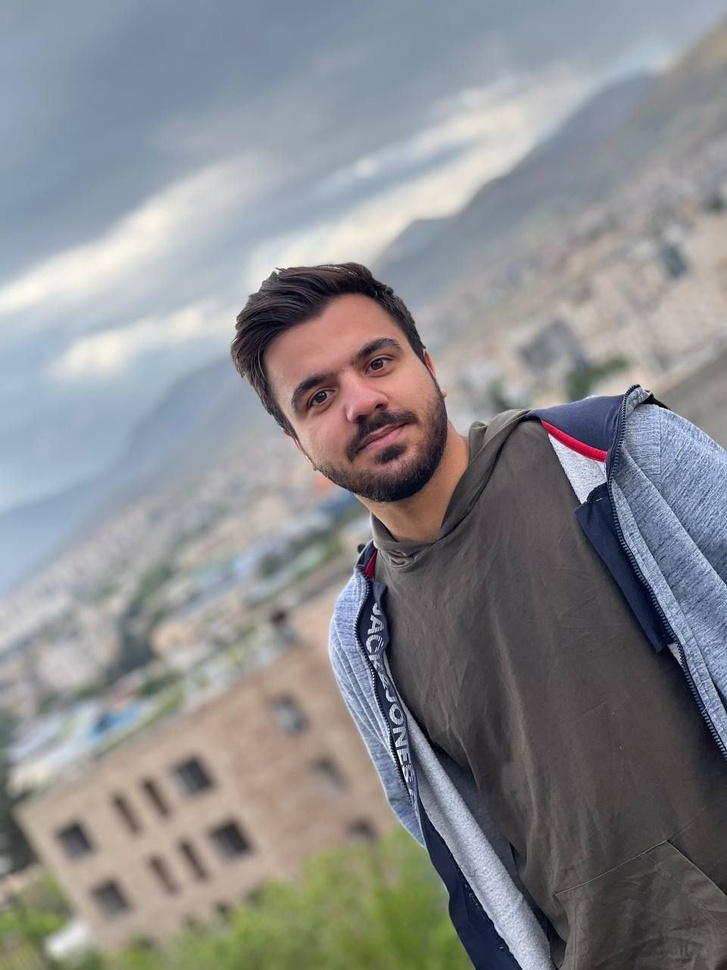
#> input picture 08-ComputerVision/HW1/Q2/input_image.jpg, 727 x 970 px, shrunk from 960 x 1280 before the run
$ jupyter execute Q2.ipynb
#> lines starting #> are read from the running program, lines starting #| are printed output that depends on the picture; after the words box and inside, x2 and y2 are one past the last pixel; in counts of white or black regions, pixels touching at a corner belong together
# <html>

<div style="background-image: linear-gradient(to left, rgb(255, 255, 255), rgb(138, 136, 136)); width: auto; margin: 10px;">


</div>

<div   style:"text-align: center; background-image: linear-gradient(to left, rgb(255, 255, 255), rgb( 219, 204, 245  ));width: 400px; height: 30px; ">
<h1 style="font-family: Georgia; color: black; text-align: center; ">Course: Computer Vision </h1>

</div>
    <div   style:"border: 3px solid green;text-align: center; ">
<h1 style="font-family: Georgia; color: black; text-align: center; ">Project1 - Q2 </h1>

</div>

   <div>
<h1 style="font-family: Georgia; color: black; text-align: center; font-size:15px;">Mohammad Amanlou- sid:810100084 </h1>

</div>


</html>

**Report on Exercise: Implementation with and without Libraries**

In this report, I have explored both approaches to implement the exercise. First, I completed the implementation using popular computer vision libraries such as OpenCV and Scikit-Image. Then, in order to earn additional credit, I implemented all exercises from scratch without using any pre-built libraries. In this section, I only utilized the NumPy and SciPy libraries and did not use any other libraries.

By doing so, my goal was to provide a comprehensive analysis of two different methods for solving problems related to computer vision.

# Library-Based Image Processing Implementation

## 📥 Project Overview

I started with an input image in JPG format. Using ImageIO, I loaded the image directly into Python. The goal was to:

- **Decompose** the image into three different color models by extracting individual color components.
- **Generate** additional image versions: a grayscale image and a binary image.
- **Compute** and plot histograms for both the grayscale image and the original RGB channels.
- **Smooth** the grayscale histogram using a moving average technique.
- **Perform** a Fourier Transform on the grayscale image.
- **Save** all output images as JPG files and display them for visual analysis.

Throughout the project, I leveraged powerful libraries to handle image I/O, color conversions, histogram computations, and Fourier analysis with minimal manual overhead. 😄💻

---

## 🔍 Step-by-Step Methodology

### 1. Image Loading and Preprocessing
- **Input Acquisition:**
  I used `imageio.imread("input_image.jpg")` to load the input image in its original JPG format.
- **Grayscale Conversion:**
  I manually converted the image to grayscale using the standard luminosity method by applying weights (0.2989, 0.5870, 0.1140) to the R, G, and B channels respectively. This is crucial for further processing like histogram analysis and Fourier transformation.
- **Binary Image Creation:**
  The grayscale image was thresholded at 127 to produce a binary (black and white) image, enabling me to observe high-contrast features.

### 2. Color Component Decomposition into 3 Models
I decomposed the image into the following three color representations:

- **RGB Model:**
  I extracted the Red, Green, and Blue channels individually. Each channel was saved as a grayscale image, which clearly shows the intensity distribution of that particular color component.
  - *Example:* The red channel image highlights how much red is present in different regions of the original image.

- **HSV Model:**
  I converted the image to the HSV color space using OpenCV's `cv2.cvtColor` function. This provided three new components:
  - **H (Hue):** Indicates the dominant color.
  - **S (Saturation):** Represents the vibrancy of the color.
  - **V (Value):** Reflects the brightness level.
  Saving these channels helps in understanding the color composition in terms of human-perceived attributes.

- **CMY Model:**
  Since CMY is the complementary color model, I computed these channels by subtracting the RGB components from 255. This model provides insight into the inverse color composition of the image.

All the extracted channels (R, G, B, H, S, V, C, M, Y) were saved as separate output images for further examination.

### 3. Histogram Analysis and Contrast Evaluation
- **Grayscale Histogram:**
  I computed the histogram of the grayscale image using NumPy’s histogram functions to count the frequency of pixel intensities (0–255). The plot shows how the pixel intensity values are distributed, which is a direct indicator of the image’s contrast.
  - **Analysis:**
    A well-contrasted image will have a histogram that is spread over a wide range of intensities, whereas a low-contrast image will have a histogram clustered around a narrow range of intensities.

- **RGB Histogram:**
  Histograms were also computed for each of the RGB channels. These overlaid histograms (red, green, and blue lines) help in understanding the color dynamics and balance.
  - **Analysis:**
    Comparing the RGB histogram with the grayscale histogram can reveal differences in contrast between the color and luminance representations.

- **Smoothed Grayscale Histogram:**
  To reduce noise and better visualize the underlying distribution, I smoothed the grayscale histogram using a moving average filter (kernel size of 5). This provides a clearer view of the major intensity trends in the image.
  - **Analysis:**
    The smoothed histogram allows for improved contrast analysis by reducing minor fluctuations.

### 4. Fourier Transform Analysis
- **Fourier Transformation:**
  I applied a 2D Fourier Transform to the grayscale image using NumPy's FFT functions. The result was shifted to center the zero frequency components and the magnitude was computed.
- **Visualization:**
  The magnitude spectrum was scaled and saved as an image.
  - **Analysis:**
    The Fourier spectrum helps in identifying periodic patterns and frequency components present in the image. High-frequency components indicate abrupt transitions (such as edges), and low-frequency components relate to the overall structure. This transform is particularly useful for analyzing texture and smooth transitions in the image.

### 5. Final Output and Visualization
- **Saving Outputs:**
  Every intermediate result (color-decomposed images, grayscale, binary, histograms, Fourier transform) was saved as a JPG file in the designated output folder.
- **Display:**
  Finally, using Matplotlib, I arranged all images and plots into a multi-panel figure to display them simultaneously. This comprehensive visual output allows for direct comparison between the different processing steps and models, facilitating a detailed analysis.

---

## 📊 Results and Analysis Summary

- **Color and Grayscale Outputs:**
  The original color image and its grayscale and binary conversions provide a baseline for further analysis. The grayscale conversion accurately represents the luminosity values and is critical for frequency and histogram analyses.

- **Color Decomposition:**
  - *RGB Components:*
    The individual R, G, and B channel images clearly show the distribution of each primary color. Regions of the image with a high red intensity, for instance, are prominently visible in the red channel image.
  - *HSV Components:*
    The H, S, and V images reveal different aspects of the image:
    - **Hue (H):** Emphasizes the dominant colors.
    - **Saturation (S):** Indicates the intensity and purity of the colors.
    - **Value (V):** Shows the brightness, similar to grayscale but with nuanced differences.
  - *CMY Components:*
    The computed CMY images provide an inverse perspective, emphasizing areas lacking in corresponding RGB values.

- **Histogram Analysis:**
  - The grayscale histogram shows a broad distribution indicating good contrast in some cases. The RGB histograms provide additional insight into how each color channel contributes to the overall image brightness and contrast.
  - The smoothed grayscale histogram, with reduced noise, highlights the main peaks in the intensity distribution, making it easier to observe the contrast characteristics of the image.

- **Fourier Transform:**
  The Fourier transform of the grayscale image reveals the frequency distribution. The magnitude spectrum indicates the presence of high frequencies (sharp edges) and low frequencies (smooth regions). This analysis is crucial for understanding the textural properties of the image.

Overall, the results indicate that the image processing pipeline has been implemented successfully using library functions while also incorporating several manual computations (such as the moving average for histogram smoothing). The combination of color decomposition, histogram analysis, and Fourier transform provides a comprehensive understanding of the image's spatial and frequency characteristics. 🎉📸

[cell 1]
import imageio
import cv2
import numpy as np
import matplotlib.pyplot as plt
import os

os.makedirs("output_library", exist_ok=True)
img_color = imageio.imread("input_image.jpg")
#> img_color is the input picture: shape (970, 727, 3); mean R, G, B 137.9, 138.5, 141.1
img_gray = (np.dot(img_color[...,:3], [0.2989, 0.5870, 0.1140])).astype(np.uint8)
img_binary = ((img_gray > 127) * 255).astype(np.uint8)
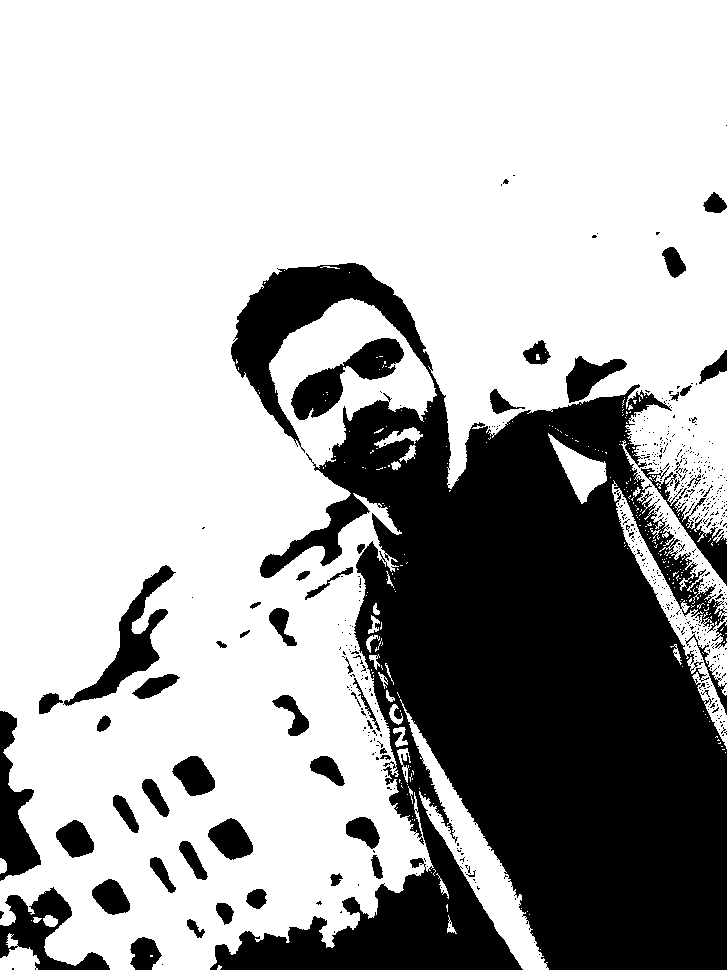
#> img_binary: shape (970, 727); 69.1% white; 576 black regions (520 under 20 px), largest, box (x1, y1, x2, y2) and area: (210, 263, 727, 970) 184602, (63, 565, 176, 706) 3595, (291, 338, 404, 420) 3496
R = img_color[:,:,0]
G = img_color[:,:,1]
B = img_color[:,:,2]
R_img = np.stack([R, R, R], axis=2)
G_img = np.stack([G, G, G], axis=2)
B_img = np.stack([B, B, B], axis=2)
hsv = cv2.cvtColor(img_color, cv2.COLOR_RGB2HSV)
#> hsv: shape (970, 727, 3); mean H, S, V 83.3, 39.2, 150.6
H = hsv[:,:,0]
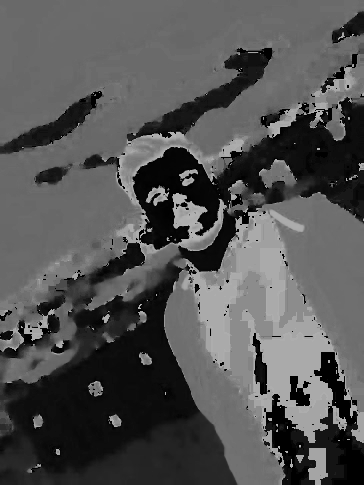
#> H: shape (970, 727) (shown at 1/2 size); min 0, max 179, mean 83.3
S = hsv[:,:,1]
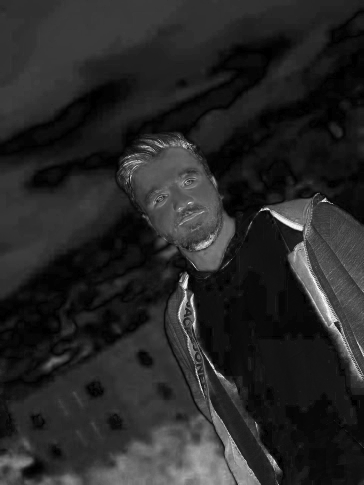
#> S: shape (970, 727) (shown at 1/2 size); min 0, max 255, mean 39.2
V = hsv[:,:,2]
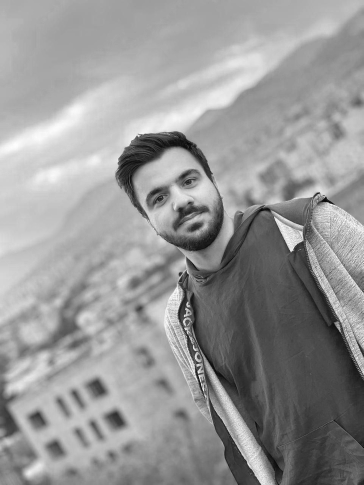
#> V: shape (970, 727) (shown at 1/2 size); min 2, max 255, mean 150.6
H_img = np.stack([H, H, H], axis=2)
#> H_img: shape (970, 727, 3); mean H, S, V 83.3, 83.3, 83.3
S_img = np.stack([S, S, S], axis=2)
#> S_img: shape (970, 727, 3); mean H, S, V 39.2, 39.2, 39.2
V_img = np.stack([V, V, V], axis=2)
#> V_img: shape (970, 727, 3); mean H, S, V 150.6, 150.6, 150.6
cmy = 255 - img_color
C = cmy[:,:,0]
M = cmy[:,:,1]
Y = cmy[:,:,2]
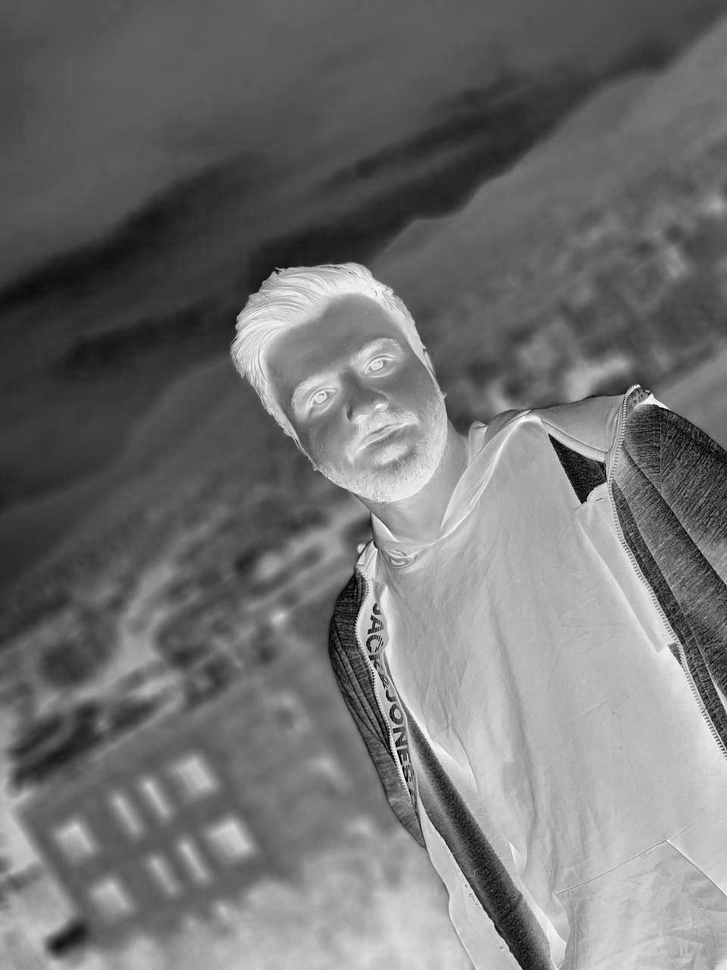
#> Y: shape (970, 727); min 0, max 255, mean 113.9
C_img = np.stack([C, C, C], axis=2)
M_img = np.stack([M, M, M], axis=2)
#> (the rest of the program and of its run is left out)
